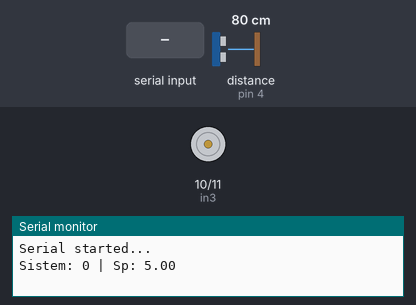
Bench run of a sketch on a simulated Arduino Uno, built with avr-gcc and run on an emulated ATmega328P. Parts: motor-driver pin pairs drawn as motors (green arrow = first pin HIGH = forward, orange = second pin HIGH = backward, longer = more drive, scaled by the enable pin), the last lines printed to the serial monitor. Inputs (shaded band) come from the test bench; at power-on: distance to the obstacle (sensor on pin 4) 80 cm. The echo pulse lasts 58.3 µs per cm.

Above: at 1.7 s.
1.8 s: "A:90\n" received over the second serial link
At 2.1 s:
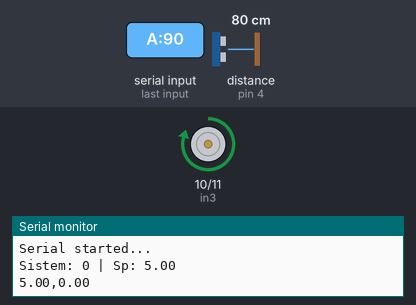
3.3 s: distance to the obstacle (sensor on pin 4) set to 16 cm
4.8 s: distance to the obstacle (sensor on pin 4) set to 12 cm
At 5.2 s:
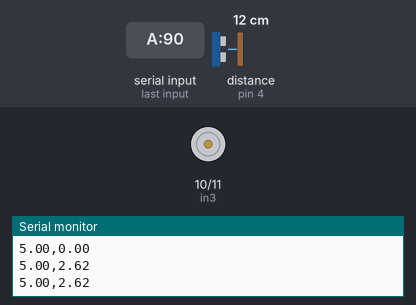
6.3 s: distance to the obstacle (sensor on pin 4) set to 18 cm
At 7.2 s:
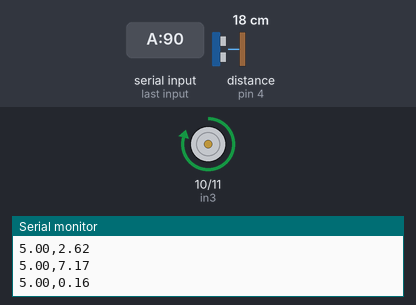
7.8 s: distance to the obstacle (sensor on pin 4) set to 2 cm
At 8.4 s:
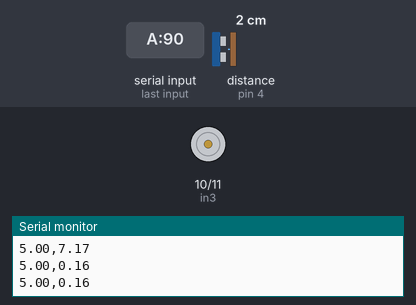
Timing chart, 0 to 10.3 s (numbered marks = the images above; inputs shaded):
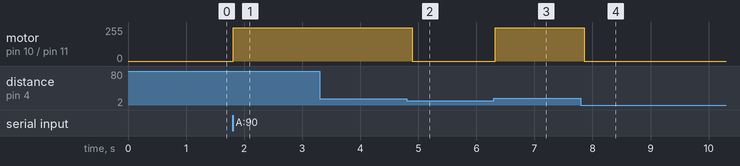

The sketch:

Proyek_Akhir_Open_Loop.ino
```cpp
#include <SoftwareSerial.h>
#include <NewPing.h>

// Serial komunikasi HMI
#define RX_PIN A0
#define TX_PIN A1
SoftwareSerial mySerial(RX_PIN, TX_PIN);

// Sensor Ultrasonik HC-SR04
#define TRIGGER_PIN  3
#define ECHO_PIN     4
#define MAX_DISTANCE 20
NewPing sonar(TRIGGER_PIN, ECHO_PIN, MAX_DISTANCE);

// Motor Pompa
#define enB 9
#define in3 10
#define in4 11


String data;
bool sistem = false;
bool sistemAktif = false;

// Serial 115200 --> Arduino ke Laptop
unsigned long lastSendToSerialOff = 0;
unsigned long lastSendToSerialOn = 0;


// Variabel sistem
float jarak = 0.0;
float water = 0.0;

float setpoint = 5.0;  // Setpoint dapat diubah dari 5 - 10 cm

unsigned long lastPingTime = 0;
const unsigned long pingInterval = 100;


void setup() {
  Serial.begin(115200);
  mySerial.begin(4800);
  mySerial.setTimeout(100);  // Tunggu maksimal 100ms
  delay(500);                // Waktu sinkronisasi serial

  Serial.println("Serial started...");

  // Motor setup
  pinMode(enB, OUTPUT);
  pinMode(in3, OUTPUT);
  pinMode(in4, OUTPUT);
  digitalWrite(enB, LOW);
  digitalWrite(in3, HIGH);
  digitalWrite(in4, LOW);
}

void loop() {

  unsigned long now = millis();

  // Baca data HMI
  if (mySerial.available() > 0) {
    data = mySerial.readStringUntil('\n');
    data.trim();

    if (data.startsWith("A:") && data.length() > 2 && data.length() <= 10) {
      sistem = data.substring(2).toInt();
      sistemAktif = sistem;

      if (!sistemAktif) {
        analogWrite(enB, 0); // Pompa Off saat sistem tidak aktif
      }
    }
  } // HMI


  // Pembacaan sensor berkala
  if (now - lastPingTime >= pingInterval) {
    unsigned int waktuPantulan = sonar.ping();
    float jarakBaca = waktuPantulan / 58.0;  // konversi μs → cm
    lastPingTime = now;

    // Validasi pembacaan
    if (jarakBaca == 0 || jarakBaca >= MAX_DISTANCE) {
      return; // Abaikan pembacaan dan jaga nilai water sebelumnya
    }

    jarak = jarakBaca;

    // Regresi Polinomial
    water = -0.0149 * jarak * jarak - 0.712 * jarak + 17.910;

    // Amankan agar tidak negatif
    if (water < 0) water = 0;
  }


  // Logika open-loop kontrol pompa
  if (sistemAktif) {
    if (water <= setpoint) {
      analogWrite(enB, 250);  // Pompa On
    }

    else {
      analogWrite(enB, 0);  // Pompa Off
    }

    // Kirim ke Laptop (Aktif)
    if (now - lastSendToSerialOn >= 1000) {
      Serial.print(setpoint); Serial.print(",");
      Serial.println(water);
      lastSendToSerialOn = now;
    }
  }

  // kirim ke Laptop (Tidak aktif)
  if ((now - lastSendToSerialOff >= 1000) && !sistemAktif) {
    Serial.print("Sistem: "); Serial.print(sistemAktif);
    Serial.print(" | Sp: "); Serial.println(setpoint);
    lastSendToSerialOff = now;
  }

  delay(10);
}
```

Measured:
- the behaviour switches between 14 and 13 cm on distance to the obstacle (sensor on pin 4) (found by bisection; images 1 and 2)
- after the input at 1.8 s, motor on pin 10 (in3) / pin 11 (in4): stopped → forward 250/255 at once
- after the input at 4.8 s, motor on pin 10 (in3) / pin 11 (in4): forward 250/255 → stopped after 0.10 s
- after the input at 6.3 s, motor on pin 10 (in3) / pin 11 (in4): stopped → forward 250/255 at once
- after the input at 7.8 s, motor on pin 10 (in3) / pin 11 (in4): forward 250/255 → stopped after 0.06 s
